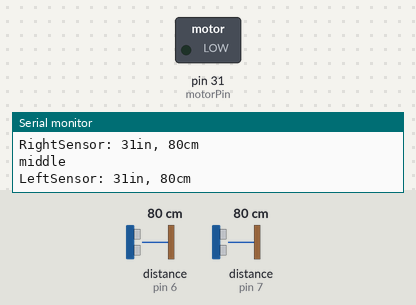
Recording of a sketch running on a simulated Arduino Mega 2560, built with avr-gcc and run on an emulated ATmega2560. Parts: switched loads named in the sketch (green lamp = pin HIGH), the last lines printed to the serial monitor. Wiring (inferred from the names in the program): 2 × ultrasonic range finder: trigger pin 6, echo pin 6 / trigger pin 7, echo pin 7. The inputs (shaded band) are chosen by the test bench; at power-on: distance to the obstacle (sensors on pin 6, pin 7) 80 cm. The echo pulse lasts 58.3 µs per cm.

Above: at 1.2 s.
1.3 s: distance to the obstacle (sensor on pin 6) set to 73 cm
At 2.6 s:
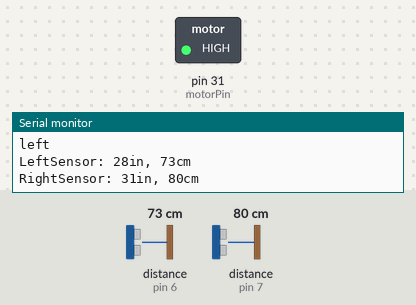
3.3 s: distance to the obstacle (sensor on pin 7) set to 2 cm
5.4 s: distance to the obstacle (sensor on pin 6) set to 29 cm
6.9 s: distance to the obstacle (sensor on pin 6) set to 25 cm
At 7.4 s:
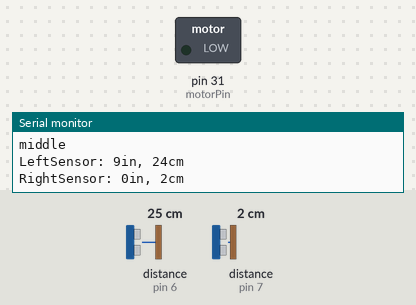
8.5 s: distance to the obstacle (sensor on pin 6) set to 35 cm
At 9.8 s:
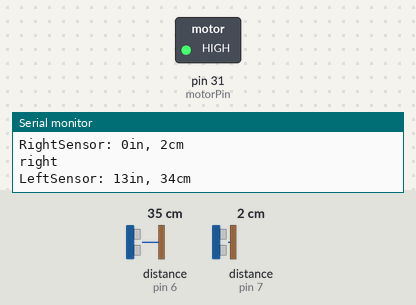
10.1 s: distance to the obstacle (sensor on pin 7) set to 18 cm
Timing chart, 0 to 13.1 s (numbered marks = the images above; inputs shaded):
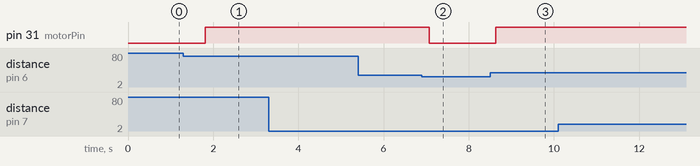

The sketch:

parallax_sstest_2_7.ino
```cpp
// 2 Parallax Ping Ultrasonic Sensors, side-by-side configuration
// Axion Electronics
// Kyle Lam
// 5V to 5V output, GND to GND, LSIG to digital pin 7 (PWM), RSIG to digital pin 6 (PWM)

// Distance between sensors should be 4 inches.

// two PWM pins
const int pingPinL = 6;
const int pingPinR = 7;
const int motorPin = 31;

void setup() {
  // to print left/right/middle and other processed outputs
  Serial.begin(9600);
  pinMode(motorPin, OUTPUT);

}

void loop() {
  // data vars
  long durationL, inchesL, cmL, durationR, inchesR, cmR, threshold, avgL, avgR, T, d;
  int count = 0;
  //threshold = 10; //10cm ~ 4in
  //d = 10;

  //d == 6in ~ 15cm
  d = 25.5;
  avgL = 0;
  avgR = 0;

  while(count < 50){
  avgL += durationOfPing(pingPinL);
  avgR += durationOfPing(pingPinR);
  count++;
  }

  durationL = avgL/count;
  durationR = avgR/count;

  // convert the time into a distance
  inchesL = microsecondsToInches(durationL);
  inchesR = microsecondsToInches(durationR);
  cmL = microsecondsToCentimeters(durationL);
  cmR = microsecondsToCentimeters(durationR);

  threshold = cmR*cmR - cmL*cmL;
  T = d*d;

  if(abs(threshold) <= T){
    Serial.println("middle");
    digitalWrite(motorPin, LOW);
  }
  else{
    digitalWrite(motorPin, HIGH);
  }
  if(threshold > T){
    Serial.println("left");
  }
  if(threshold < -T){
    Serial.println("right");
  }

  if(cmR > T/2 && cmL > T/2){
    Serial.println("no object");
  }

  Serial.print("LeftSensor: ");
  Serial.print(inchesL);
  Serial.print("in, ");
  Serial.print(cmL);
  Serial.print("cm");
  Serial.println();

  Serial.print("RightSensor: ");
  Serial.print(inchesR);
  Serial.print("in, ");
  Serial.print(cmR);
  Serial.print("cm");
  Serial.println();
  Serial.println();

  delay(100);
}

long microsecondsToInches(long microseconds) {
  // According to Parallax's datasheet for the PING))), there are
  // 73.746 microseconds per inch (i.e. sound travels at 1130 feet per
  // second).  This gives the distance travelled by the ping, outbound
  // and return, so we divide by 2 to get the distance of the obstacle.
  // See: http://www.parallax.com/dl/docs/prod/acc/28015-PING-v1.3.pdf
  return microseconds / 74 / 2;
}

long microsecondsToCentimeters(long microseconds) {
  // The speed of sound is 340 m/s or 29 microseconds per centimeter.
  // The ping travels out and back, so to find the distance of the
  // object we take half of the distance travelled.
  return microseconds / 29 / 2;
}

long durationOfPing(int pin){
  long duration;

  // The PING))) is triggered by a HIGH pulse of 2 or more microseconds.
  // Give a short LOW pulse beforehand to ensure a clean HIGH pulse:
  pinMode(pin, OUTPUT);
  digitalWrite(pin, LOW);
  delayMicroseconds(2);
  digitalWrite(pin, HIGH);
  delayMicroseconds(5);
  digitalWrite(pin, LOW);

  // The same pin is used to read the signal from the PING))): a HIGH
  // pulse whose duration is the time (in microseconds) from the sending
  // of the ping to the reception of its echo off of an object.
  pinMode(pin, INPUT);
  duration = pulseIn(pin, HIGH);

  return duration;
}
```

Measured:
- the behaviour switches between 76 and 75 cm on distance to the obstacle (sensor on pin 6) (found by bisection; images 0 and 1)
- the behaviour switches between 27 and 26 cm on distance to the obstacle (sensor on pin 6) (found by bisection; images 1 and 2)
- after the input at 1.3 s, pin 31 (motorPin): LOW → HIGH after 0.52 s
- after the input at 6.9 s, pin 31 (motorPin): HIGH → LOW after 0.17 s
- after the input at 8.5 s, pin 31 (motorPin): LOW → HIGH after 0.14 s
